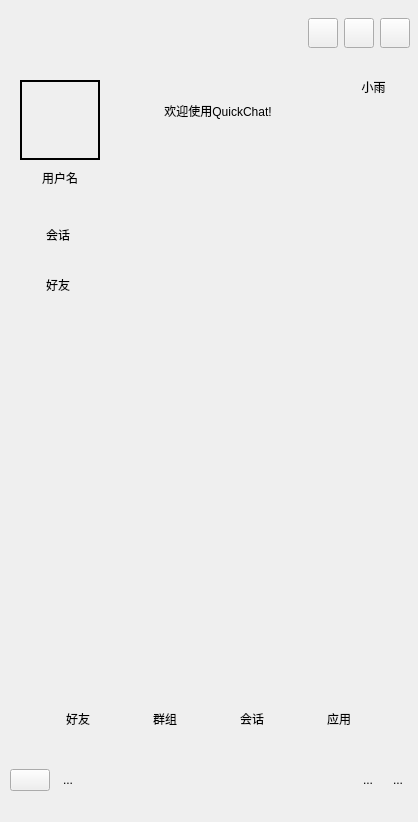
<?xml version="1.0" encoding="UTF-8"?>
<ui version="4.0">
 <class>MainWindow</class>
 <widget class="QWidget" name="MainWindow">
  <property name="geometry">
   <rect>
    <x>0</x>
    <y>0</y>
    <width>418</width>
    <height>822</height>
   </rect>
  </property>
  <property name="windowTitle">
   <string>MainWindow</string>
  </property>
  <property name="styleSheet">
   <string notr="true"/>
  </property>
  <widget class="QWidget" name="centralwidget" native="true">
   <property name="geometry">
    <rect>
     <x>0</x>
     <y>0</y>
     <width>421</width>
     <height>819</height>
    </rect>
   </property>
   <property name="styleSheet">
    <string notr="true"/>
   </property>
   <widget class="QStackedWidget" name="GCStackedWidget">
    <property name="geometry">
     <rect>
      <x>10</x>
      <y>260</y>
      <width>401</width>
      <height>431</height>
     </rect>
    </property>
    <property name="currentIndex">
     <number>2</number>
    </property>
    <widget class="QWidget" name="page">
     <widget class="QWidget" name="convationListwidget" native="true">
      <property name="geometry">
       <rect>
        <x>0</x>
        <y>0</y>
        <width>400</width>
        <height>450</height>
       </rect>
      </property>
      <property name="maximumSize">
       <size>
        <width>400</width>
        <height>450</height>
       </size>
      </property>
     </widget>
    </widget>
    <widget class="QWidget" name="page_2">
     <widget class="QWidget" name="applyListwidget" native="true">
      <property name="geometry">
       <rect>
        <x>0</x>
        <y>50</y>
        <width>551</width>
        <height>601</height>
       </rect>
      </property>
     </widget>
     <widget class="QWidget" name="widgetApply" native="true">
      <property name="geometry">
       <rect>
        <x>0</x>
        <y>0</y>
        <width>551</width>
        <height>51</height>
       </rect>
      </property>
      <layout class="QHBoxLayout" name="horizontalLayout_9" stretch="1,9">
       <item>
        <widget class="QLabel" name="label_12">
         <property name="minimumSize">
          <size>
           <width>30</width>
           <height>30</height>
          </size>
         </property>
         <property name="maximumSize">
          <size>
           <width>30</width>
           <height>30</height>
          </size>
         </property>
         <property name="text">
          <string/>
         </property>
         <property name="pixmap">
          <pixmap resource="resource.qrc">:/resource/images/applay.png</pixmap>
         </property>
         <property name="scaledContents">
          <bool>true</bool>
         </property>
        </widget>
       </item>
       <item>
        <widget class="QLabel" name="label_13">
         <property name="text">
          <string>应用</string>
         </property>
        </widget>
       </item>
      </layout>
     </widget>
    </widget>
    <widget class="QWidget" name="page_5">
     <widget class="QWidget" name="widgetFriendT" native="true">
      <property name="geometry">
       <rect>
        <x>0</x>
        <y>0</y>
        <width>400</width>
        <height>50</height>
       </rect>
      </property>
      <property name="maximumSize">
       <size>
        <width>400</width>
        <height>50</height>
       </size>
      </property>
      <layout class="QHBoxLayout" name="horizontalLayout_7" stretch="1,9">
       <item>
        <widget class="QLabel" name="label_8">
         <property name="minimumSize">
          <size>
           <width>30</width>
           <height>30</height>
          </size>
         </property>
         <property name="maximumSize">
          <size>
           <width>30</width>
           <height>30</height>
          </size>
         </property>
         <property name="text">
          <string/>
         </property>
         <property name="pixmap">
          <pixmap resource="resource.qrc">:/resource/images/contacts.png</pixmap>
         </property>
         <property name="scaledContents">
          <bool>true</bool>
         </property>
        </widget>
       </item>
       <item>
        <widget class="QLabel" name="label_9">
         <property name="text">
          <string>好友</string>
         </property>
        </widget>
       </item>
      </layout>
     </widget>
     <widget class="QWidget" name="friendListwidgert" native="true">
      <property name="geometry">
       <rect>
        <x>0</x>
        <y>50</y>
        <width>400</width>
        <height>380</height>
       </rect>
      </property>
      <property name="maximumSize">
       <size>
        <width>400</width>
        <height>380</height>
       </size>
      </property>
     </widget>
    </widget>
    <widget class="QWidget" name="page_6">
     <widget class="QWidget" name="widgetGroupT" native="true">
      <property name="geometry">
       <rect>
        <x>0</x>
        <y>0</y>
        <width>551</width>
        <height>51</height>
       </rect>
      </property>
      <layout class="QHBoxLayout" name="horizontalLayout_8" stretch="1,9">
       <item>
        <widget class="QLabel" name="label_10">
         <property name="minimumSize">
          <size>
           <width>30</width>
           <height>30</height>
          </size>
         </property>
         <property name="maximumSize">
          <size>
           <width>30</width>
           <height>30</height>
          </size>
         </property>
         <property name="text">
          <string/>
         </property>
         <property name="pixmap">
          <pixmap resource="resource.qrc">:/resource/images/group.png</pixmap>
         </property>
         <property name="scaledContents">
          <bool>true</bool>
         </property>
        </widget>
       </item>
       <item>
        <widget class="QLabel" name="label_11">
         <property name="text">
          <string>群组</string>
         </property>
        </widget>
       </item>
      </layout>
     </widget>
     <widget class="QWidget" name="groupListWidget" native="true">
      <property name="geometry">
       <rect>
        <x>0</x>
        <y>50</y>
        <width>551</width>
        <height>601</height>
       </rect>
      </property>
     </widget>
    </widget>
   </widget>
   <widget class="QWidget" name="widgetBottom" native="true">
    <property name="geometry">
     <rect>
      <x>10</x>
      <y>690</y>
      <width>400</width>
      <height>120</height>
     </rect>
    </property>
    <property name="maximumSize">
     <size>
      <width>400</width>
      <height>120</height>
     </size>
    </property>
    <widget class="QWidget" name="widgetButtons" native="true">
     <property name="geometry">
      <rect>
       <x>0</x>
       <y>-1</y>
       <width>400</width>
       <height>60</height>
      </rect>
     </property>
     <property name="maximumSize">
      <size>
       <width>400</width>
       <height>60</height>
      </size>
     </property>
     <layout class="QHBoxLayout" name="horizontalLayout" stretch="2,2,2,2">
      <property name="spacing">
       <number>0</number>
      </property>
      <property name="leftMargin">
       <number>0</number>
      </property>
      <property name="topMargin">
       <number>0</number>
      </property>
      <property name="rightMargin">
       <number>0</number>
      </property>
      <property name="bottomMargin">
       <number>0</number>
      </property>
      <item>
       <widget class="QToolButton" name="btnFriend">
        <property name="text">
         <string>好友</string>
        </property>
        <property name="icon">
         <iconset>
          <normalon>:/resource/images/contacts.png</normalon>
         </iconset>
        </property>
        <property name="toolButtonStyle">
         <enum>Qt::ToolButtonTextUnderIcon</enum>
        </property>
        <property name="autoRaise">
         <bool>true</bool>
        </property>
       </widget>
      </item>
      <item>
       <widget class="QToolButton" name="btnGroup">
        <property name="text">
         <string>群组</string>
        </property>
        <property name="icon">
         <iconset>
          <normalon>:/resource/images/group.png</normalon>
         </iconset>
        </property>
        <property name="toolButtonStyle">
         <enum>Qt::ToolButtonTextUnderIcon</enum>
        </property>
        <property name="autoRaise">
         <bool>true</bool>
        </property>
       </widget>
      </item>
      <item>
       <widget class="QToolButton" name="btnConversation">
        <property name="text">
         <string>会话</string>
        </property>
        <property name="icon">
         <iconset>
          <normalon>:/resource/images/conversation.png</normalon>
         </iconset>
        </property>
        <property name="toolButtonStyle">
         <enum>Qt::ToolButtonTextUnderIcon</enum>
        </property>
        <property name="autoRaise">
         <bool>true</bool>
        </property>
       </widget>
      </item>
      <item>
       <widget class="QToolButton" name="btnApply">
        <property name="text">
         <string>应用</string>
        </property>
        <property name="icon">
         <iconset>
          <normalon>:/resource/images/applay.png</normalon>
         </iconset>
        </property>
        <property name="popupMode">
         <enum>QToolButton::DelayedPopup</enum>
        </property>
        <property name="toolButtonStyle">
         <enum>Qt::ToolButtonTextUnderIcon</enum>
        </property>
        <property name="autoRaise">
         <bool>true</bool>
        </property>
        <property name="arrowType">
         <enum>Qt::NoArrow</enum>
        </property>
       </widget>
      </item>
     </layout>
    </widget>
    <widget class="QWidget" name="widgetMenu" native="true">
     <property name="geometry">
      <rect>
       <x>0</x>
       <y>60</y>
       <width>400</width>
       <height>60</height>
      </rect>
     </property>
     <property name="maximumSize">
      <size>
       <width>400</width>
       <height>60</height>
      </size>
     </property>
     <layout class="QHBoxLayout" name="horizontalLayout_2">
      <item>
       <widget class="QPushButton" name="btnButMenu">
        <property name="styleSheet">
         <string notr="true">background-color:transparent;
QPushButton#pushButton:hover{
	padding-top:2px;
	border:1px solid #FFFFFF;
}</string>
        </property>
        <property name="text">
         <string/>
        </property>
        <property name="icon">
         <iconset>
          <normalon>:/resource/common/ic_sysmen.png</normalon>
         </iconset>
        </property>
        <property name="autoDefault">
         <bool>false</bool>
        </property>
        <property name="default">
         <bool>false</bool>
        </property>
        <property name="flat">
         <bool>false</bool>
        </property>
       </widget>
      </item>
      <item>
       <widget class="QToolButton" name="btnButAdd">
        <property name="text">
         <string>...</string>
        </property>
        <property name="icon">
         <iconset>
          <normalon>:/resource/common/ic_user_add.png</normalon>
         </iconset>
        </property>
        <property name="autoRaise">
         <bool>true</bool>
        </property>
       </widget>
      </item>
      <item>
       <spacer name="horizontalSpacer">
        <property name="orientation">
         <enum>Qt::Horizontal</enum>
        </property>
        <property name="sizeHint" stdset="0">
         <size>
          <width>354</width>
          <height>20</height>
         </size>
        </property>
       </spacer>
      </item>
      <item>
       <widget class="QToolButton" name="btnButWea">
        <property name="text">
         <string>...</string>
        </property>
        <property name="icon">
         <iconset>
          <normalon>:/resource/common/ic_weather.png</normalon>
         </iconset>
        </property>
        <property name="autoRaise">
         <bool>true</bool>
        </property>
       </widget>
      </item>
      <item>
       <widget class="QToolButton" name="btnButCal">
        <property name="text">
         <string>...</string>
        </property>
        <property name="icon">
         <iconset>
          <normalon>:/resource/common/ic_calendar.png</normalon>
         </iconset>
        </property>
        <property name="autoRaise">
         <bool>true</bool>
        </property>
       </widget>
      </item>
     </layout>
    </widget>
   </widget>
   <widget class="QWidget" name="widgetUserInfo" native="true">
    <property name="geometry">
     <rect>
      <x>10</x>
      <y>9</y>
      <width>400</width>
      <height>200</height>
     </rect>
    </property>
    <property name="maximumSize">
     <size>
      <width>400</width>
      <height>200</height>
     </size>
    </property>
    <widget class="QWidget" name="widgetWinBar" native="true">
     <property name="geometry">
      <rect>
       <x>0</x>
       <y>-1</y>
       <width>400</width>
       <height>50</height>
      </rect>
     </property>
     <property name="maximumSize">
      <size>
       <width>400</width>
       <height>500</height>
      </size>
     </property>
     <property name="styleSheet">
      <string notr="true"/>
     </property>
     <layout class="QHBoxLayout" name="horizontalLayout_3" stretch="1,6,1,1,1">
      <property name="leftMargin">
       <number>13</number>
      </property>
      <item>
       <widget class="QLabel" name="label">
        <property name="enabled">
         <bool>true</bool>
        </property>
        <property name="minimumSize">
         <size>
          <width>30</width>
          <height>30</height>
         </size>
        </property>
        <property name="maximumSize">
         <size>
          <width>30</width>
          <height>30</height>
         </size>
        </property>
        <property name="text">
         <string/>
        </property>
        <property name="pixmap">
         <pixmap resource="resource.qrc">:/resource/background/app.png</pixmap>
        </property>
        <property name="scaledContents">
         <bool>true</bool>
        </property>
       </widget>
      </item>
      <item>
       <spacer name="horizontalSpacer_2">
        <property name="orientation">
         <enum>Qt::Horizontal</enum>
        </property>
        <property name="sizeHint" stdset="0">
         <size>
          <width>366</width>
          <height>20</height>
         </size>
        </property>
       </spacer>
      </item>
      <item>
       <widget class="QPushButton" name="btnWinMenu">
        <property name="minimumSize">
         <size>
          <width>30</width>
          <height>30</height>
         </size>
        </property>
        <property name="maximumSize">
         <size>
          <width>30</width>
          <height>30</height>
         </size>
        </property>
        <property name="text">
         <string/>
        </property>
        <property name="icon">
         <iconset>
          <normalon>:/resource/common/ic_login_cfg.png</normalon>
         </iconset>
        </property>
       </widget>
      </item>
      <item>
       <widget class="QPushButton" name="btnWinMin">
        <property name="minimumSize">
         <size>
          <width>30</width>
          <height>30</height>
         </size>
        </property>
        <property name="maximumSize">
         <size>
          <width>30</width>
          <height>30</height>
         </size>
        </property>
        <property name="text">
         <string/>
        </property>
        <property name="icon">
         <iconset>
          <normalon>:/resource/common/ic_min.png</normalon>
         </iconset>
        </property>
       </widget>
      </item>
      <item>
       <widget class="QPushButton" name="btnWinClose">
        <property name="minimumSize">
         <size>
          <width>30</width>
          <height>30</height>
         </size>
        </property>
        <property name="maximumSize">
         <size>
          <width>30</width>
          <height>30</height>
         </size>
        </property>
        <property name="text">
         <string/>
        </property>
        <property name="icon">
         <iconset>
          <normalon>:/resource/common/ic_close.png</normalon>
         </iconset>
        </property>
        <property name="flat">
         <bool>false</bool>
        </property>
       </widget>
      </item>
     </layout>
    </widget>
    <widget class="QWidget" name="horizontalLayoutWidget">
     <property name="geometry">
      <rect>
       <x>0</x>
       <y>49</y>
       <width>401</width>
       <height>151</height>
      </rect>
     </property>
     <layout class="QHBoxLayout" name="horizontalLayout_4" stretch="2,6,2">
      <property name="sizeConstraint">
       <enum>QLayout::SetMinAndMaxSize</enum>
      </property>
      <property name="rightMargin">
       <number>0</number>
      </property>
      <item>
       <layout class="QVBoxLayout" name="verticalLayout" stretch="0,0,0,0">
        <property name="spacing">
         <number>9</number>
        </property>
        <property name="leftMargin">
         <number>10</number>
        </property>
        <property name="rightMargin">
         <number>0</number>
        </property>
        <item>
         <spacer name="verticalSpacer">
          <property name="orientation">
           <enum>Qt::Vertical</enum>
          </property>
          <property name="sizeHint" stdset="0">
           <size>
            <width>20</width>
            <height>40</height>
           </size>
          </property>
         </spacer>
        </item>
        <item>
         <widget class="QLabel" name="labelUserMask">
          <property name="minimumSize">
           <size>
            <width>80</width>
            <height>80</height>
           </size>
          </property>
          <property name="maximumSize">
           <size>
            <width>80</width>
            <height>80</height>
           </size>
          </property>
          <property name="styleSheet">
           <string notr="true">border: 2px solid black;</string>
          </property>
          <property name="text">
           <string/>
          </property>
          <property name="alignment">
           <set>Qt::AlignCenter</set>
          </property>
         </widget>
        </item>
        <item>
         <widget class="QLabel" name="labelUserName">
          <property name="minimumSize">
           <size>
            <width>0</width>
            <height>0</height>
           </size>
          </property>
          <property name="maximumSize">
           <size>
            <width>80</width>
            <height>40</height>
           </size>
          </property>
          <property name="text">
           <string>用户名</string>
          </property>
          <property name="alignment">
           <set>Qt::AlignCenter</set>
          </property>
         </widget>
        </item>
        <item>
         <spacer name="verticalSpacer_2">
          <property name="orientation">
           <enum>Qt::Vertical</enum>
          </property>
          <property name="sizeHint" stdset="0">
           <size>
            <width>20</width>
            <height>40</height>
           </size>
          </property>
         </spacer>
        </item>
       </layout>
      </item>
      <item>
       <widget class="QWidget" name="widget" native="true">
        <layout class="QVBoxLayout" name="verticalLayout_3" stretch="2,6,2">
         <item>
          <spacer name="verticalSpacer_3">
           <property name="orientation">
            <enum>Qt::Vertical</enum>
           </property>
           <property name="sizeHint" stdset="0">
            <size>
             <width>20</width>
             <height>34</height>
            </size>
           </property>
          </spacer>
         </item>
         <item>
          <widget class="QLabel" name="labelUser">
           <property name="styleSheet">
            <string notr="true">font: 11pt &quot;Segoe UI Historic&quot;;</string>
           </property>
           <property name="text">
            <string>欢迎使用QuickChat!</string>
           </property>
           <property name="alignment">
            <set>Qt::AlignHCenter|Qt::AlignTop</set>
           </property>
           <property name="margin">
            <number>18</number>
           </property>
           <property name="indent">
            <number>8</number>
           </property>
           <property name="openExternalLinks">
            <bool>false</bool>
           </property>
          </widget>
         </item>
         <item>
          <spacer name="verticalSpacer_4">
           <property name="orientation">
            <enum>Qt::Vertical</enum>
           </property>
           <property name="sizeHint" stdset="0">
            <size>
             <width>20</width>
             <height>34</height>
            </size>
           </property>
          </spacer>
         </item>
        </layout>
       </widget>
      </item>
      <item>
       <layout class="QVBoxLayout" name="verticalLayout_2" stretch="4,6">
        <item>
         <widget class="QLabel" name="labelWeather">
          <property name="text">
           <string>小雨</string>
          </property>
          <property name="alignment">
           <set>Qt::AlignCenter</set>
          </property>
         </widget>
        </item>
        <item>
         <widget class="QLabel" name="label_2">
          <property name="text">
           <string/>
          </property>
         </widget>
        </item>
       </layout>
      </item>
     </layout>
    </widget>
   </widget>
   <widget class="QWidget" name="widgetConVT" native="true">
    <property name="geometry">
     <rect>
      <x>10</x>
      <y>210</y>
      <width>400</width>
      <height>50</height>
     </rect>
    </property>
    <property name="maximumSize">
     <size>
      <width>400</width>
      <height>50</height>
     </size>
    </property>
    <layout class="QHBoxLayout" name="horizontalLayout_5" stretch="1,9">
     <item>
      <widget class="QLabel" name="label_5">
       <property name="minimumSize">
        <size>
         <width>30</width>
         <height>30</height>
        </size>
       </property>
       <property name="maximumSize">
        <size>
         <width>30</width>
         <height>30</height>
        </size>
       </property>
       <property name="text">
        <string/>
       </property>
       <property name="pixmap">
        <pixmap resource="resource.qrc">:/resource/images/conversation.png</pixmap>
       </property>
       <property name="scaledContents">
        <bool>true</bool>
       </property>
      </widget>
     </item>
     <item>
      <widget class="QLabel" name="label_4">
       <property name="text">
        <string>会话</string>
       </property>
      </widget>
     </item>
    </layout>
   </widget>
  </widget>
 </widget>
 <resources>
  <include location="resource.qrc"/>
 </resources>
 <connections/>
</ui>
